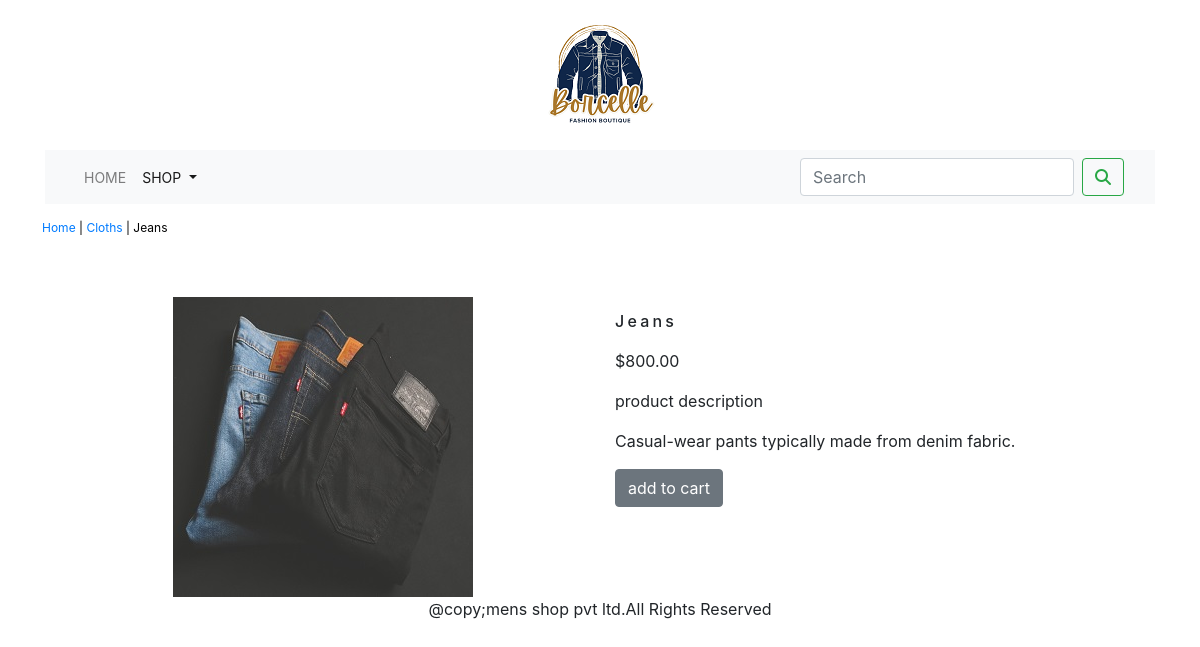
Screenshot of /shop/cloths/jeans/ with the database file from the repository.
### shopping/models.py (models this page shows, shortened)
class product(models.Model):
    objects = None
    name = models.CharField(max_length=250, unique=True)
    slug = models.SlugField(max_length=250, unique=True)
    description = models.TextField(blank=True)
    price=models.DecimalField(max_digits=10,decimal_places=2)
    category=models.ForeignKey(category,on_delete=models.CASCADE)
    image = models.ImageField(upload_to='product', blank=True)
    stock = models.IntegerField()
    available=models.BooleanField(default=True)
    created=models.DateTimeField(auto_now_add=True)
    updated=models.DateTimeField(auto_now=True)
    class Meta:
        ordering = ('name',)
        verbose_name = 'product'
        verbose_name_plural = 'products'

class category(models.Model):
    name=models.CharField(max_length=250,unique=True)
    slug=models.SlugField(max_length=250,unique=True)
    description=models.TextField(blank=True)
    image=models.ImageField(upload_to='category',blank=True)
    class Meta:
        ordering=('name',)
        verbose_name='category'
        verbose_name_plural='categories'
    def get_url(self):
        return reverse('shopping:products_by_category',args=[self.slug])
    def __str__(self):
        return'{}'.format(self.name)

### shopping/views.py (the view)
# urls.py: path('<slug:c_slug>/<slug:product_slug>/',views.prodetail,name='prodcatdetail')
def prodetail(request,c_slug,product_slug):
    try:
        products = product.objects.get(category__slug=c_slug, slug=product_slug)
    except Exception as e:
        raise e
    return render(request, 'product.html', {'product': products})

### cart/context_processors.py (called while the page is built)
def counter(request):
    item_count=0
    if 'admin' in request.path:
        return {}
    else:
        try:
            carts=cart.objects.filter(cart_id=_cart_id(request))
            cart_item=cartitem.objects.all().filter(cart=carts[:1])
            for cart_items in cart_item:
                item_count += cart_items.quantity
        except cart.DoesNotExist:
            item_count =0
    return dict(item_count=item_count)

### cart/views.py (called while the page is built)
def _cart_id(request):
    carts = request.session.session_key
    if not carts:
        carts = request.session.create()
    return carts

### shopping/context_processors.py (called while the page is built)
def menu_links(request):
    links=category.objects.all()
    return dict(links=links)

### templates/product.html (shortened to what this page needs)
{% extends 'base.html' %}
{% load static %}
{% block content %}
<div class="row my_prod_row_class">
    <div class="mx_auto">
        <p><a href="{% url 'shopping:allprodcat' %}">Home</a> | <a href="{{product.category.get_url}}">{{product.category}}</a> | {{product.name}}</p>
    </div>
</div>
<div class="container">
<br>
<div class="row">
    <div class="col-12 col-sm-12 col-md-12 col-lg-6 text-center">
        <div style="min-width:18rem">
            <img src="{{product.image.url}}" alt="{{product.name}}">
        </div>
    </div>
    <div class="col-12 col-sm-12 col-md-12 col-lg-6">
        <div>
        <h1 class="my_prod_title">{{product.name}}</h1>
        <p>${{product.price}}
        <p class="my_title"> product description </p>
        <p class="text-justify my_prod_text">{{product.description}}</p>
        {% if product.stock <= 0 %}
        <p class="text-justify my_prod_text"><b>out of stock</b></p>
        {% else %}
        <a class="btn btn-secondary" href="{% url 'cart:add_cart' product.id %}">add to cart</a>
        {% endif %}
    </div>
</div>
</div>
</div>
{% endblock %}

### static/css/custom.css (style rules this page uses)
body { font-family: 'Roboto', sans-serif; color : #f7b2ba ; }
.my_prod_row_class { padding-top :15px; padding-bottom:20px; }
.my_prod_row_class .mx_auto { color:#000; font-size:12px; text-decoration:none; }
.my_prod_title { font-size:16px; text-text_transform:uppercase; letter-spacing:.2em; padding-top:15px; padding-bottom:10px; }
.my_prod_text { padding-right:20px; }

### rows the page displays
product: category "Cloths", name "Jeans", image (picture), price "800.00", description "Casual-wear pants typically made from denim fabric."
